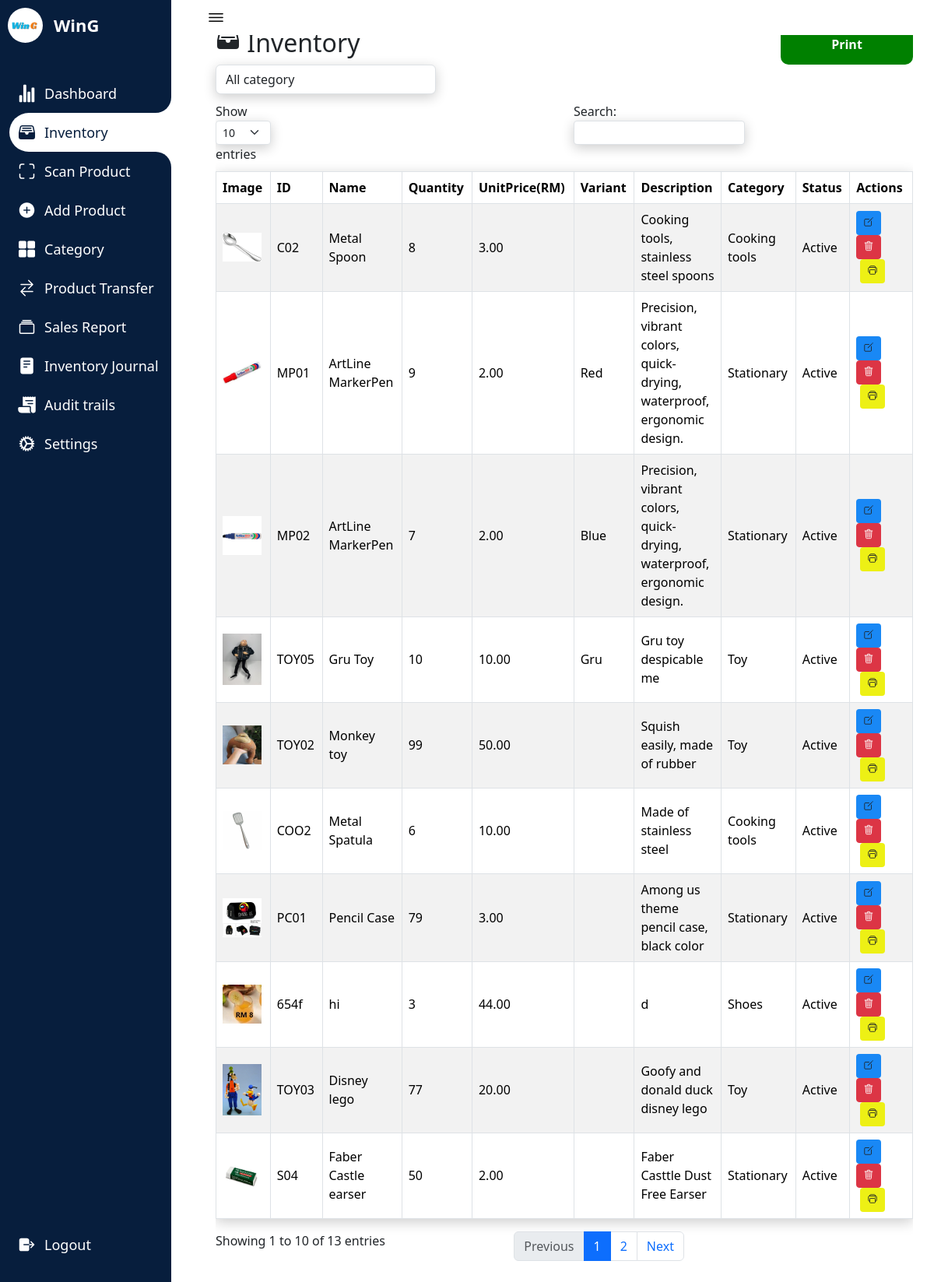
/Inventory.php (signed in), run on an earlier commit of the app's database.
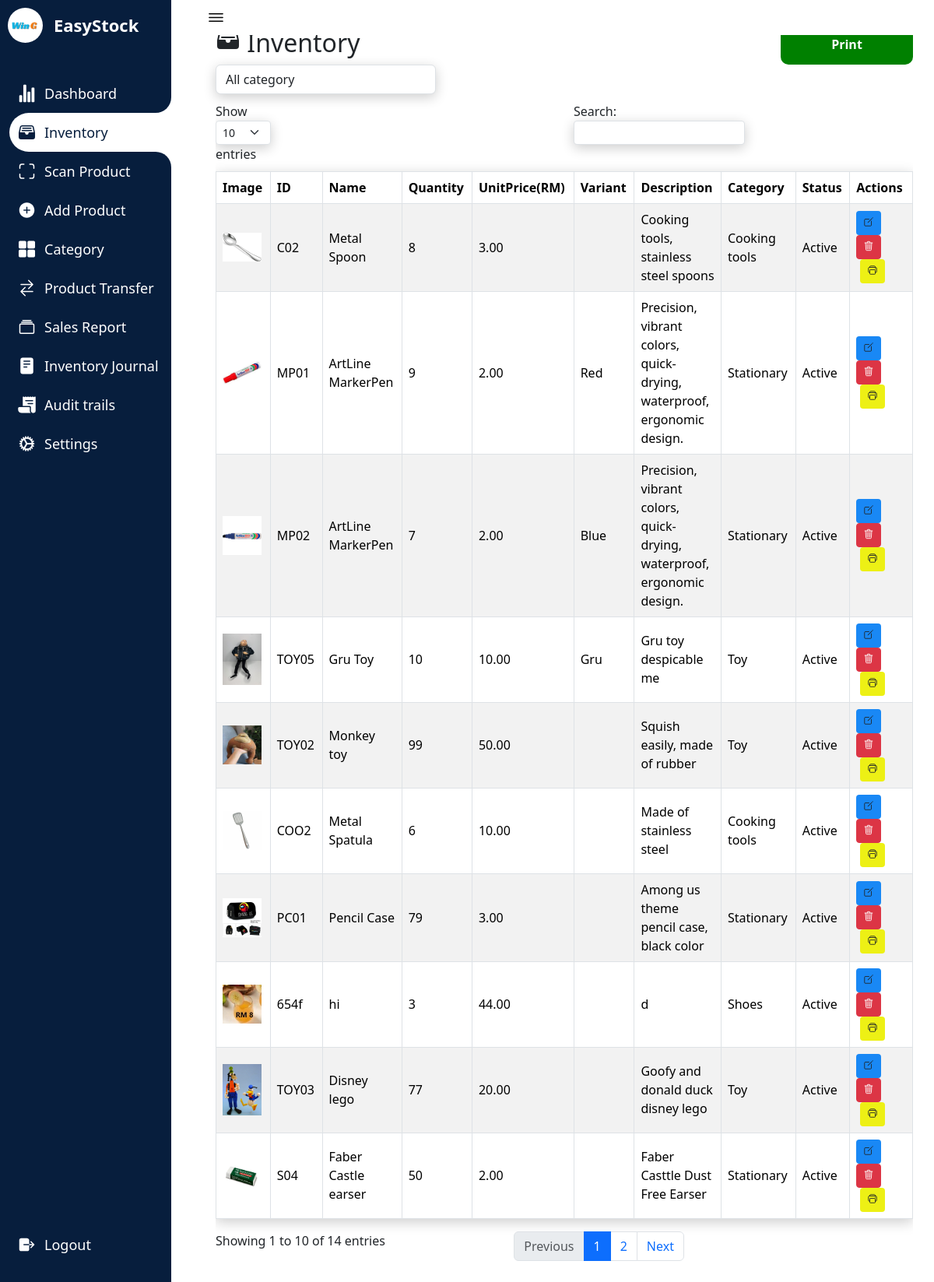
And on a later commit of the database.
### tables this page shows
CREATE TABLE `companyprofile` (
  `id` int(11) NOT NULL,
  `name` varchar(250) NOT NULL,
  `profilepicture` varchar(1000) DEFAULT NULL
);

CREATE TABLE `inventory` (
  `id` varchar(200) NOT NULL,
  `name` varchar(200) NOT NULL,
  `quantity` int(20) NOT NULL,
  `unitprice` decimal(20,2) NOT NULL,
  `variant` varchar(200) DEFAULT NULL,
  `description` varchar(300) NOT NULL,
  `category` varchar(200) NOT NULL,
  `status` varchar(200) NOT NULL,
  `image` varchar(200) NOT NULL,
  `addeddate` timestamp NOT NULL DEFAULT current_timestamp() ON UPDATE current_timestamp()
);

### Inventory.php (the view, shortened to what this page needs)
<?php
require_once "config.php";
$companyId = 1;
$query = "SELECT * FROM companyprofile WHERE id = ?";
$stmt = mysqli_prepare($conn, $query);
mysqli_stmt_bind_param($stmt, "i", $companyId);
mysqli_stmt_execute($stmt);
$result = mysqli_stmt_get_result($stmt);
$companyProfile = mysqli_fetch_assoc($result);
$companyProfileImagePath = $companyProfile['profilepicture'];
$companyName = $companyProfile['name'];
?>
<!DOCTYPE html>
<html lang="en">
<head>
    <link rel="stylesheet" href="testin3.css">
    <link href="https://cdn.jsdelivr.net/npm/bootstrap@5.3.1/dist/css/bootstrap.min.css" rel="stylesheet">
    <link rel="stylesheet" href="https://cdn.rawgit.com/sachinchoolur/lightgallery.js/master/dist/css/lightgallery.min.css">
    <link href="https://cdn.datatables.net/1.10.25/css/dataTables.bootstrap.min.css" rel="stylesheet"/>
</head>
<body>
<nav>
<div class="logo">
<div class="logo-image">
    <?php
    if (!empty($companyProfileImagePath)) {
        echo '<img src="' . $companyProfileImagePath . '" alt="Company Logo" class="logoimage">';
    } else {
        echo '<img src="path/to/placeholder/image.jpg" alt="No Image" style="">';
    }
    ?>
</div>
    <div class="logo-name">
    <?php echo $companyName; ?>
    </div>
</div>
        <div class="menu-items">
            <ul class="navLinks">
            <li class="navList">
    <a href="Dashboard.php">
    <ion-icon name="stats-chart"></ion-icon>
        <span class="links">Dashboard</span>
    </a>
</li>
<li class="navList active">
    <a href="Inventory.php">
        <ion-icon name="file-tray-full"></ion-icon>
        <span class="links">Inventory</span>
    </a>
</li>
<li class="navList">
    <a href="pro1.php">
        <ion-icon name="scan-outline"></ion-icon>
        <span class="links">Scan Product</span>
    </a>
</li>
<li class="navList">
    <a href="Product.php">
        <ion-icon name="add-circle"></ion-icon>
        <span class="links">Add Product</span>
    </a>
</li>
    <li class="navList">
        <a href="Category.php">
            <ion-icon name="grid"></ion-icon>
            <span class="links">Category</span>
        </a>
    </li>
    <li class="navList">
        <a href="Order.php">
        <ion-icon name="swap-horizontal"></ion-icon>
            <span class="links">Product Transfer</span>
        </a>
    </li>
    <li class="navList">
        <a href="Order.php">
        <ion-icon name="albums-outline"></ion-icon>
            <span class="links">Sales Report</span>
        </a>
    </li>
    <li class="navList">
        <a href="Reports.php">
            <ion-icon name="reader"></ion-icon>
            <span class="links">Inventory Journal</span>
        </a>
    </li>
    <li class="navList">
        <a href="audittrails.php">
        <ion-icon name="receipt"></ion-icon>
            <span class="links">Audit trails</span>
        </a>
    </li>
    <li class="navList">
        <a href="Settings.php">
            <ion-icon name="cog"></ion-icon>
            <span class="links">Settings</span>
        </a>
    </li>
            </ul>
            <ul class="bottom-link">
                <li>
                <a href="logout.php">
                    <ion-icon name="log-out"></ion-icon>
                    <span class="links">Logout</span>
                </a>
                </li>
        </div>
    </nav>
    <section class="dashboard">
        <div class="top">
            <ion-icon class="navToggle" name="menu-outline"></ion-icon>
        </div>
        <div class="content-wrapper">
    <div class="container">
        <div class="row">
            <div class="col-md-12" style="display:flex;">
                <h2><ion-icon name="file-tray-full"></ion-icon>     Inventory</h2>
                <a href="generatepdf.php" class="allButton" style="margin-left:auto; background-color:green; border-color:green;"><b>Print</b></a>
                </div>
            </div>
                <div class="row">
                <div class="col-md-4">
    <select name="category" id="category" class="form-control" onchange="filterTable()" style="margin-bottom:10px;">
        <option value="">All category</option>
    </select>
</div>
                    </div>
        <div class="row" id="lightgallery">
            <div class="col-md-12">
                <div class="table-responsive">
                <table class="table table-bordered table-striped" id="inventory" style="border-top: 1px solid #dee2e6; border-left: 1px solid #dee2e6; border-bottom: 1px solid #dee2e6;">
                        <thead>
                            <th style="width:30px;">Image</th>
                            <th style="width:40px;">ID</th>
                            <th style="width:60px;">Name</th>
                            <th style="width:10px;">Quantity</th>
                            <th style="width:10px;">UnitPrice(RM)</th>
                            <th style="width:20px;">Variant</th>
                            <th style="width:100px;">Description</th>
                            <th style="width:30px;">Category</th>
                            <th style="width:30px;">Status</th>
                            <th style="max-width:90px;">Actions</th>
                        </thead>
                        <tbody>
                            <?php
                            require_once "config.php";
                            $sql=mysqli_query($conn, "SELECT * FROM inventory ");
                            $row=mysqli_num_rows($sql);
                            if($row >0){
                                while($row =mysqli_fetch_array($sql)){
                                    ?>
                                    <tr style="vertical-align: middle;">
                                        <td><img src="<?php echo $row['image'];?>" alt="Product Image" onclick="toggleImageSize(this)" class="zoomable-image" style="text-align:center; width:50px; height:50;"></td>
                                        <td><?php echo $row['id'];?></td>
                                        <td><?php echo $row['name'];?></td>
                                        <td><?php echo $row['quantity'];?></td>
                                        <td><?php echo $row['unitprice'];?></td>
                                        <td><?php echo ($row['variant'] !== null) ? $row['variant'] : '---'; ?></td>
                                        <td><?php echo $row['description'];?></td>
                                        <td><?php echo $row['category'];?></td>
                                        <td><?php echo $row['status'];?></td>
                                        <td>
                                            <a href="edit.php?editid=<?php echo htmlentities($row['id']);?>" class="btn btn-sm" style="background-color:#1988F5; margin-right:5px;"> <ion-icon name="create-outline"></ion-icon>
</a>
                                            <a href="Inventory.php?delid=<?php echo htmlentities($row['id']);?>" onClick ="return confirm('Are you sure you want to delete this product ?');" class="btn btn-danger btn-sm"><span class="glyphicon glyphicon-trash"></span><ion-icon name="trash-outline"></ion-icon></a>
                                            <a href="printbarcode.php?barcodeid=<?php echo htmlentities($row['id']);?>" class="btn btn-sm" style="background-color: #EDF015; margin-left: 5px;">
                                            <ion-icon name="print-outline"></ion-icon>
</a>
                                        </td>
                                    </tr>
                                    <?php
                                }
                            }
                            ?>
                        </tbody>
                    </table>
                </div>
            </div>
        </div>
    </div>
                        </div>
    </section>
</body>
</html>

### testin3.css (style rules this page uses)
* { margin: 0; padding: 0; box-sizing: border-box; }
:root { --primary-color:#071e3d; --nav-color: #071e3d; --dash-color: #fff; --logo-color: #fff; --text-color: #000; --text-color-light: #333; --white: #fff; --border-color: #ccc; --toggle-color: #fff; --title-icon-color: #fff; --time-03: all 0.3s linear; --time-02: all 0.2s linear; }
body { width: 100%; min-height: 100vh; background-color: var(--dash-color); font-family: 'Poppins', sans-serif; }
nav { position: fixed; top: 0; left: 0; height: 100%; width: 220px; background-color: var(--nav-color); padding: 10px 0 10px 10px; transition: var(--time-03); }
nav .logo { display: flex; align-items: center; }
.logoimage { border-radius:50%; }
nav .logo-image { width: 45px; height: 45px; border-radius: 50%; }
nav .logo-image img { width: 45px; height: 45px; object-fit: cover; }
nav .logo .logo-name { font-size: 22px; font-weight: 600; color: var(--logo-color); margin-left: 14px; white-space: nowrap; transition: var(--time-02); }
nav .menu-items { margin-top: 40px; display: flex; flex-direction: column; height: calc(100% - 90px); justify-content: space-between; }
nav .menu-items li { list-style: none; }
nav .menu-items li a { display: flex; align-items: center; margin-left:-30px; height: 50px; text-decoration: none; }
nav .menu-items li.active a { border-top-left-radius: 25px; border-bottom-left-radius: 25px; position: relative; }
nav .menu-items li a ion-icon { color: var(--white); font-size: 24px; min-width: 45px; }
nav .menu-items li a .links { font-size: 18px; color: var(--white); transition: var(--time-02); }
nav .menu-items li.active a { background-color: var(--dash-color); }
nav .menu-items li.active a:before { content: ''; position: absolute; width: 40px; height: 40px; right: 0; top: -40px; border-radius: 50%; box-shadow: 20px 20px var(--dash-color); pointer-events: none; }
nav .menu-items li.active a:after { content: ''; position: absolute; width: 40px; height: 40px; right: 0; bottom: -40px; border-radius: 50%; box-shadow: 20px -20px var(--dash-color); pointer-events: none; }
nav .menu-items li.active a .links { color: var(--primary-color); }
nav .menu-items li.active a ion-icon { color: var(--primary-color); }
.dashboard { position: relative; left: 250px; width: calc(100% - 250px); min-height: 100vh; background-color: var(--dash-color); padding: 10px 15px; transition: var(--time-03); }
.dashboard .top { position: fixed; background-color: var(--dash-color); display: flex; justify-content: space-between; align-items: center; left: 250px; top: 0; padding: 10px 15px; width: calc(100% - 250px); transition: var(--time-03); z-index: 100; }
.dashboard .top .navToggle { font-size: 25px; color: var(--text-color); cursor: pointer; }
.container { padding:1%; background-color: white; margin-top:5%; transition: border-radius 0.5s cubic-bezier(0.175, 0.885, 0.32, 1.275); }
.content-wrapper { margin-top:-30px; }
.dashboard .content-wrapper { top: 0; transition: var(--time-03); }
.zoomable-image { cursor: pointer; transition: width 0.3s ease-in-out; max-width: 100%; height: auto; }
#inventory tbody td { word-wrap: break-word; max-width: 100px; }
table { box-shadow: 0 4px 16px rgba(0, 0, 0, 0.2); }
select { box-shadow: 0 4px 16px rgba(0, 0, 0, 0.2); }
.allButton { display: inline-block; padding: 10px 20px; text-decoration: none; color: #fff; background-color:#4F46E5; border-radius:10px; width:170px; text-align:center; font-weight: bold; }

What changed in the data, as far as the page shows it:
changed companyprofile: name "WinG" → "EasyStock"
Also different on the page:
text written by a page script: "Show entries Search: Showing 1 to 10 of 13 entries Previous 1 2 Next" → "Show entries Search: Showing 1 to 10 of 14 entries Previous 1 2 Next"
